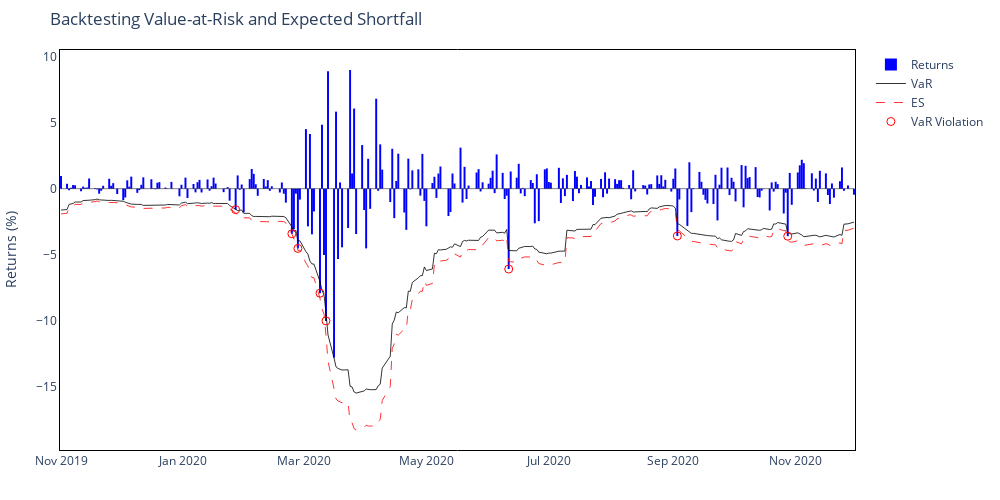

Notebook cell for this chart:
### Code cell
# Plot interactive VaR
fig_var = plots.plot_backtest(ma_output, subset = ("2019-11-01", "2020-11-30"), interactive = True, )

### Figure 1 — Plotly figure (JSON) as saved in the notebook; plotly's stock layout.template omitted (floating-point values rounded to 4 significant figures; data arrays with more than 128 entries replaced by an {"elided": "..."} marker saying what was removed)
{"data": [{"hovertemplate": "Date: %{x}<br>Return: %{y:.2f}%", "marker": {"color": "blue", "line": {"color": "black", "width": 0}}, "name": "Returns", "opacity": 1, "type": "bar", "x": {"elided": "272 str values"}, "y": {"elided": "272 float values"}}, {"customdata": {"elided": "272 float values"}, "hovertemplate": "Date: %{x}<br>VaR: %{customdata:.2f}%", "line": {"color": "black", "width": 0.8}, "mode": "lines", "name": "VaR", "type": "scatter", "x": {"elided": "272 str values"}, "y": {"elided": "272 float values"}}, {"customdata": {"elided": "272 float values"}, "hovertemplate": "Date: %{x}<br>ES: %{customdata:.2f}%", "line": {"color": "red", "dash": "dash", "width": 0.8}, "mode": "lines", "name": "ES", "type": "scatter", "x": {"elided": "272 str values"}, "y": {"elided": "272 float values"}}, {"hovertemplate": "Date: %{x}<br>Return: %{y:.2f}%", "marker": {"color": "red", "size": 8, "symbol": "circle-open"}, "mode": "markers", "name": "VaR Violation", "type": "scatter", "x": ["2020-01-27T00:00:00", "2020-02-24T00:00:00", "2020-02-27T00:00:00", "2020-03-09T00:00:00", "2020-03-12T00:00:00", "2020-06-11T00:00:00", "2020-09-03T00:00:00", "2020-10-28T00:00:00"], "y": [-1.586, -3.409, -4.517, -7.901, -9.994, -6.075, -3.576, -3.593]}], "layout": {"bargap": 0.025, "barmode": "overlay", "height": 500, "hovermode": "x unified", "margin": {"b": 50, "l": 60, "r": 60, "t": 50}, "paper_bgcolor": "white", "plot_bgcolor": "white", "shapes": [{"line": {"color": "black", "width": 0.5}, "type": "line", "x0": "2019-11-01T00:00:00", "x1": "2020-11-30T00:00:00", "xref": "x", "y0": 0, "y1": 0, "yref": "y"}], "title": {"text": "Backtesting Value-at-Risk and Expected Shortfall"}, "width": 1000, "xaxis": {"linecolor": "black", "linewidth": 1, "mirror": true, "showline": true}, "yaxis": {"linecolor": "black", "linewidth": 1, "mirror": true, "showline": true, "title": {"text": "Returns (%)"}}}}
